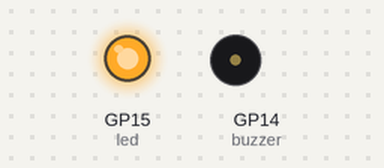
A program run on a simulated Raspberry Pi Pico running MicroPython. Parts: output pins drawn as LEDs (lit = HIGH), buzzer (waves = sounding, pin HIGH).

Above: at 2.5 s.
At 7.5 s:
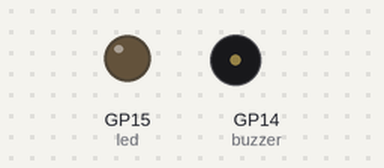
Timing chart, 0 to 13.0 s (numbered marks = the images above):
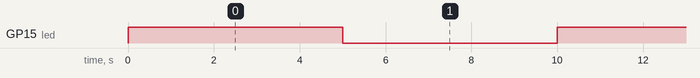

The program:

Burglar_Alarm_LED_Buzzer.py
```python
import machine
import utime

sensor_pir = machine.Pin(28, machine.Pin.IN)
led = machine.Pin(15, machine.Pin.OUT)
buzzer = machine.Pin(14, machine.Pin.OUT)

def pir_handler(pin):
    print("ALARM! Motion detected!")
    for i in range(50):
        led.toggle()
        buzzer.toggle()
        utime.sleep_ms(100)

sensor_pir.irq(trigger=machine.Pin.IRQ_RISING, handler=pir_handler)

while True:
    led.toggle()
    utime.sleep(5)
```

Measured:
- by itself, GP15 (led): alternates HIGH for 5.0 s and LOW for 5.0 s
